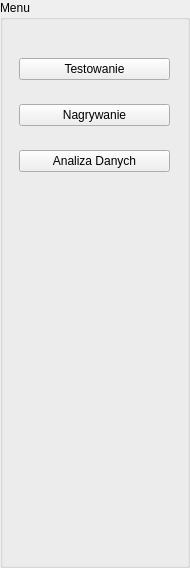
       <widget class="QGroupBox" name="menuBox">
        <property name="minimumSize">
         <size>
          <width>190</width>
          <height>568</height>
         </size>
        </property>
        <property name="maximumSize">
         <size>
          <width>190</width>
          <height>16777215</height>
         </size>
        </property>
        <property name="styleSheet">
         <string notr="true"/>
        </property>
        <property name="title">
         <string>Menu</string>
        </property>
        <property name="alignment">
         <set>Qt::AlignLeading|Qt::AlignLeft|Qt::AlignTop</set>
        </property>
        <widget class="QWidget" name="verticalLayoutWidget_4">
         <property name="geometry">
          <rect>
           <x>19</x>
           <y>40</y>
           <width>151</width>
           <height>151</height>
          </rect>
         </property>
         <layout class="QVBoxLayout" name="verticalLayout_4">
          <item>
           <widget class="QPushButton" name="testButton">
            <property name="cursor">
             <cursorShape>PointingHandCursor</cursorShape>
            </property>
            <property name="text">
             <string>Testowanie</string>
            </property>
           </widget>
          </item>
          <item>
           <widget class="QPushButton" name="recordButton">
            <property name="cursor">
             <cursorShape>PointingHandCursor</cursorShape>
            </property>
            <property name="text">
             <string>Nagrywanie</string>
            </property>
           </widget>
          </item>
          <item>
           <widget class="QPushButton" name="analyseButton">
            <property name="cursor">
             <cursorShape>PointingHandCursor</cursorShape>
            </property>
            <property name="text">
             <string>Analiza Danych</string>
            </property>
           </widget>
          </item>
         </layout>
        </widget>
       </widget>
